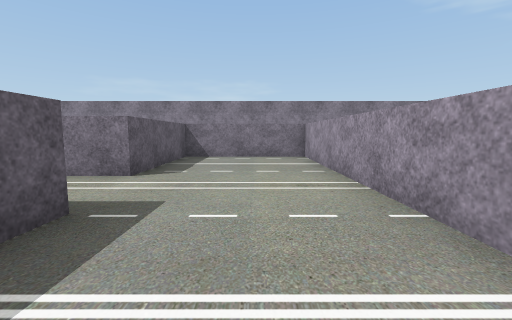
[1] (above)

17 first-person views from a walk through a 3-D level made in the Unity game engine. The camera is 0.72 m above the floor, tilts 6° down and sees 90° across. The floor is counted in squares, 1 m on a side. Each view is taken from the middle of a square. On the plan, view 1 faces up. The plan holds only what a view shows up to about 9 squares ahead; the rest is blank. The player is left out. Some surface patterns are stand-ins.

[2]
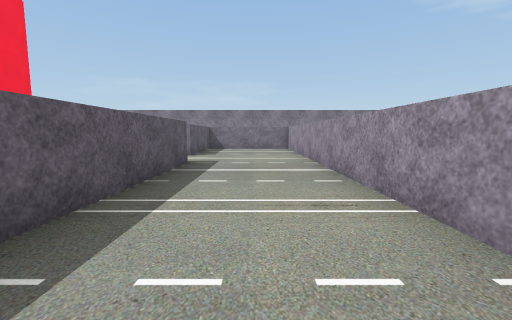

[3]
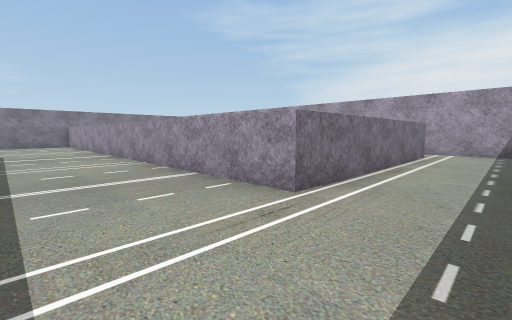

[4]
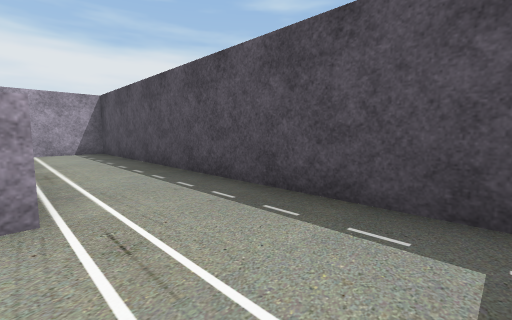

[5]
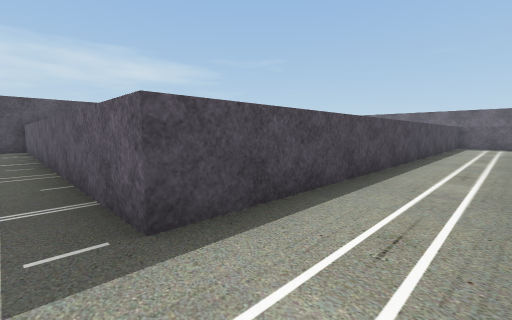

[6]
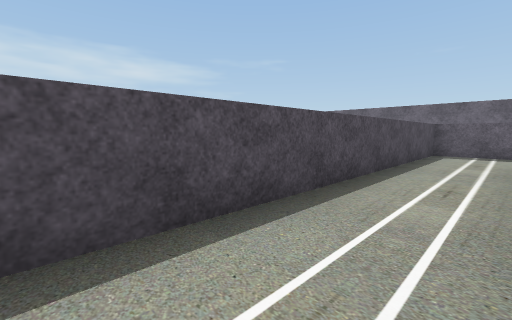

[7]
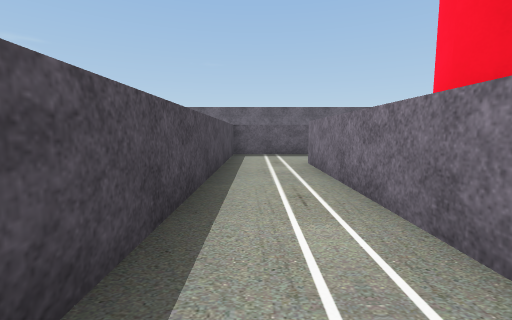

[8]
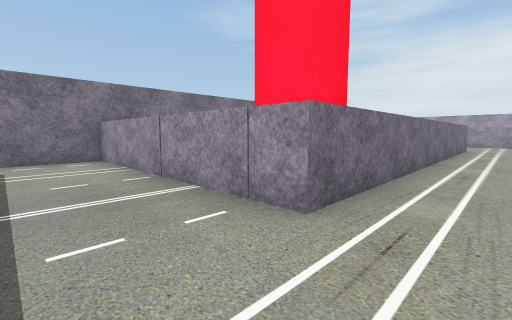

[9]
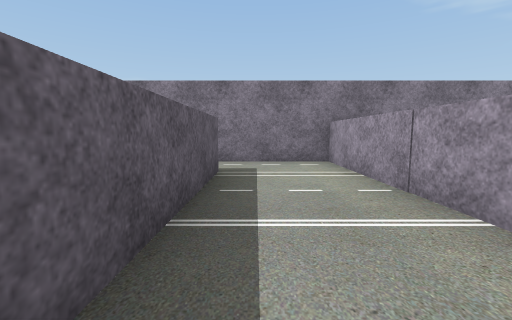

[10]
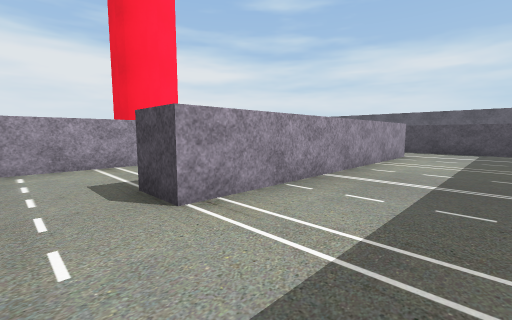

[11]
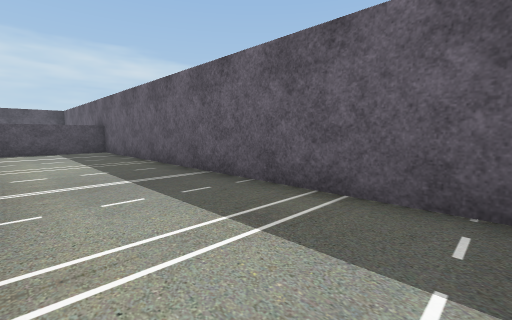

[12]
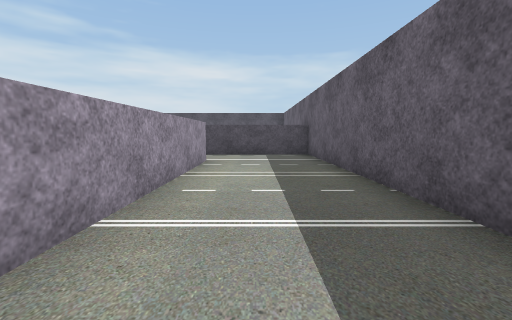

[13]
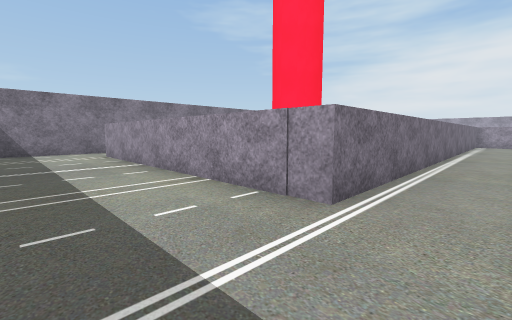

[14]
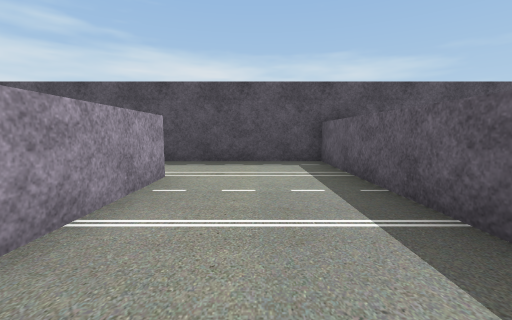

[15]
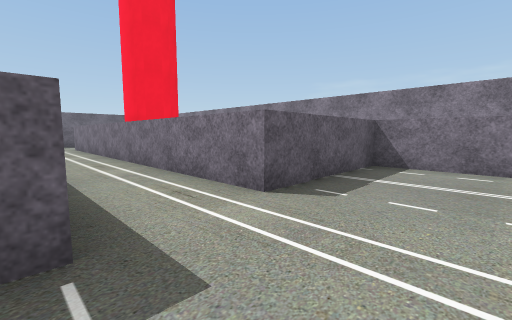

[16]
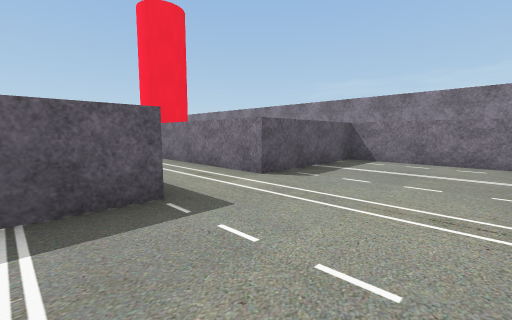

[17]
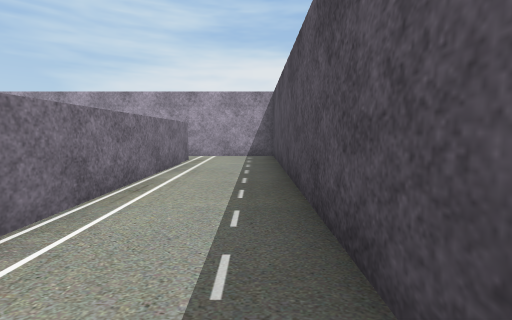

### Floor plan
Ten units are one square. View 1 is at (0, 0); x grows to the right and y downward. Boxes are objects, and circles mark ways between rooms. Rooms are numbered by the first view taken in them; rooms with no view inside come last. Other rooms are left out.
<svg viewBox="-203 -109 299 200">
<path fill="none" stroke="#000" d="M-167 -88 -157 -88 -157 -22 -17 -22 -17 86 91 86 91 58M80 62 15 62 15 -78 -21 -78 -21 -43 -131 -43 -131 -104 -165 -104M-167 -12 -167 -88M-198 -101 -198 7 -162 7M-165 -104 -190 -104"/>
<circle cx="-160" cy="-95" r="3" fill="#2a7"/>
<text x="-40" y="-30">1</text>
<text x="-180" y="-50">2</text>
</svg>
Room 1 opens to room 2.

Where each view was taken, in squares from view 1:
view 1: 0 up, 0 right, facing up
view 2: 4 down, 0 right, facing up
view 3: 8 down, 1 left, facing up-right
view 4: 6 down, 1 left, facing down-right
view 5: 4 up, 1 left, facing down-left
view 6: 4 up, 6 left, facing down-left
view 7: 3 up, 7 left, facing left
view 8: 3 up, 15 left, facing up-right
view 9: 4 up, 15 left, facing up
view 10: 10 up, 19 left, facing down-right
view 11: 10 up, 17 left, facing down-left
view 12: 8 up, 18 left, facing down
view 13: 0 up, 19 left, facing up-right
view 14: 2 down, 0 right, facing down
view 15: 2 up, 0 right, facing up-left
view 16: 1 up, 1 right, facing up-left
view 17: 8 down, 1 right, facing right
